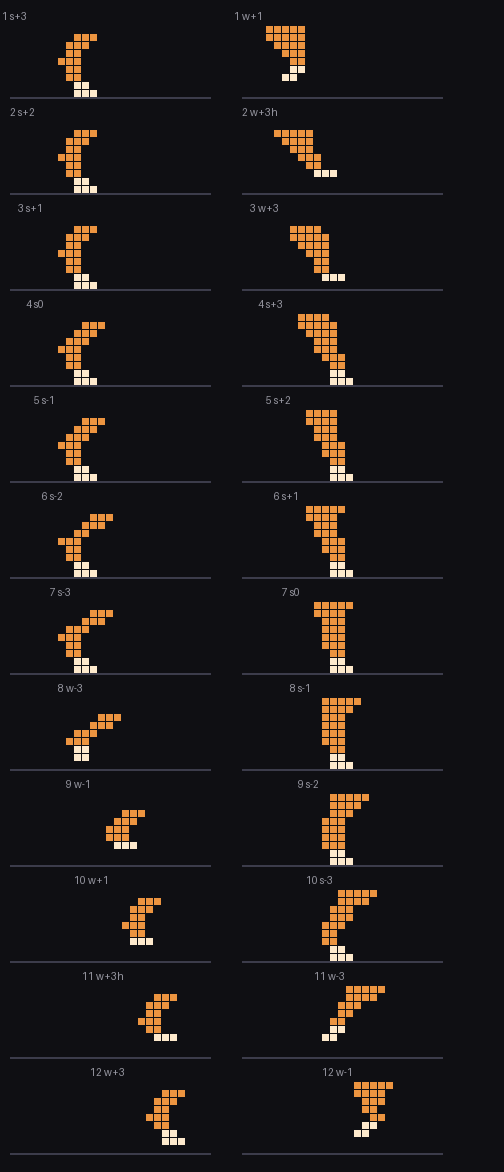

The script that saved this image:
"""Self-check: each near leg's 12 drawings in order, one row per frame, shifted by the
travel so a planted paw should sit in the same world column all through stance."""
from PIL import Image, ImageDraw
from legs import HIND, FORE, HIND_TOP, FORE_TOP
from walk import SEQ, DIP, OFFSET, N, TRAVEL

S = 8
RH = 11   # rows shown per frame: 19..29
im = Image.new('RGB', ((13 + N + 4) * S * 2 + 40, N * (RH + 1) * S + 20), (15, 15, 19))
d = ImageDraw.Draw(im)
for col, (lib, top, leg) in enumerate(((HIND, HIND_TOP, 'NH'), (FORE, FORE_TOP, 'NF'))):
    ox = 10 + col * (13 + N + 4) * S
    for f in range(N):
        s = SEQ[(f - OFFSET[leg]) % N]
        dy = DIP.get(f, 0) if s.startswith('w') else 0
        oy = 10 + f * (RH + 1) * S
        d.rectangle([ox, oy + RH * S - 1, ox + (13 + N) * S, oy + RH * S], fill=(60, 60, 75))
        for j, r in enumerate(lib[s]):
            for i, ch in enumerate(r):
                if ch == '.':
                    continue
                x = ox + (i + f * TRAVEL) * S
                y = oy + (top - 19 + j + dy) * S
                d.rectangle([x, y, x + S - 2, y + S - 2], fill=(236, 148, 64) if ch == 'B' else (253, 233, 204))
        d.text((ox - 8 + f * TRAVEL * S, oy), f'{f + 1} {s}', fill=(150, 150, 160))
im.save('legstrip.png')
